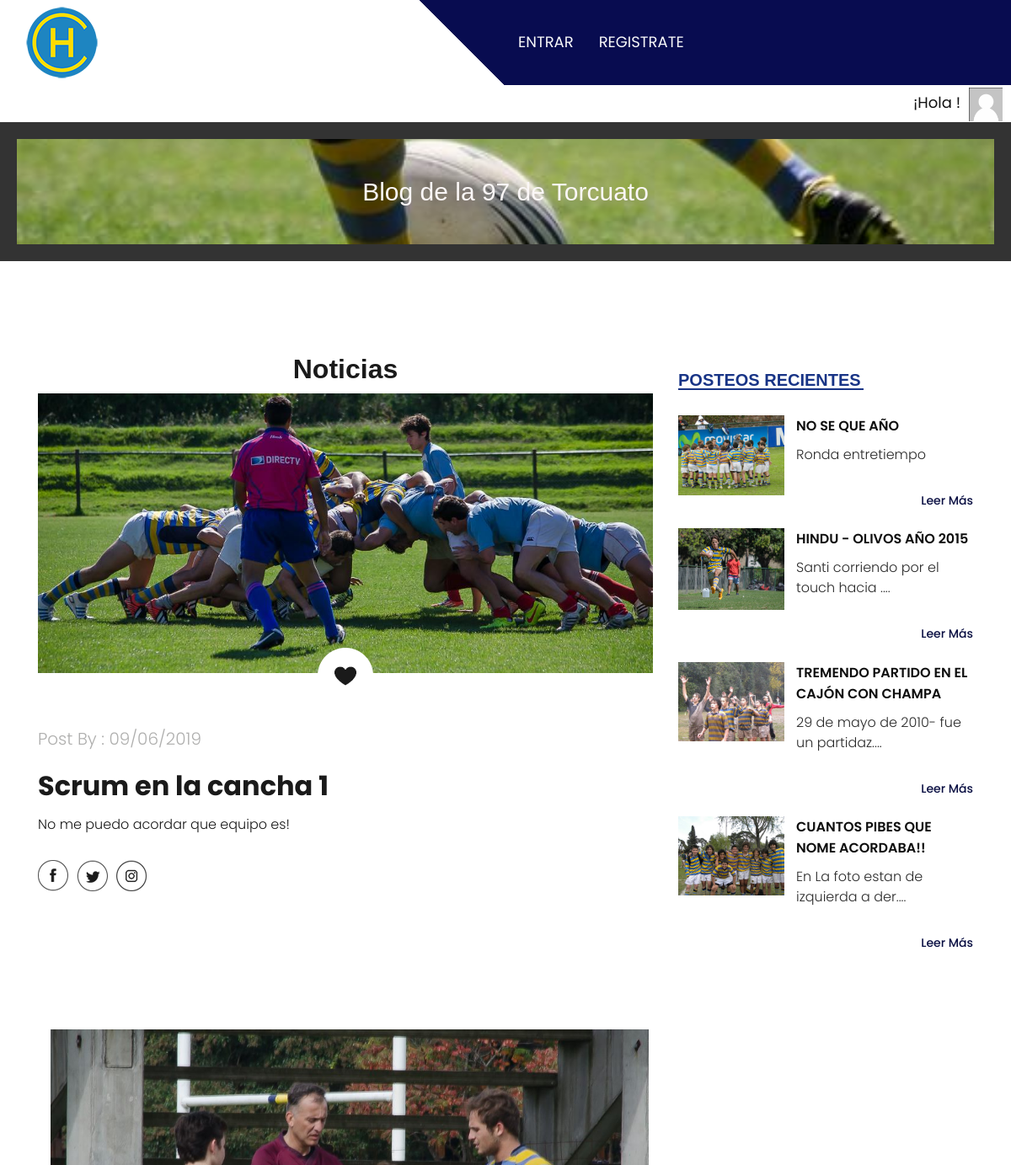
/ (upper part), run on an earlier commit of the app's database.
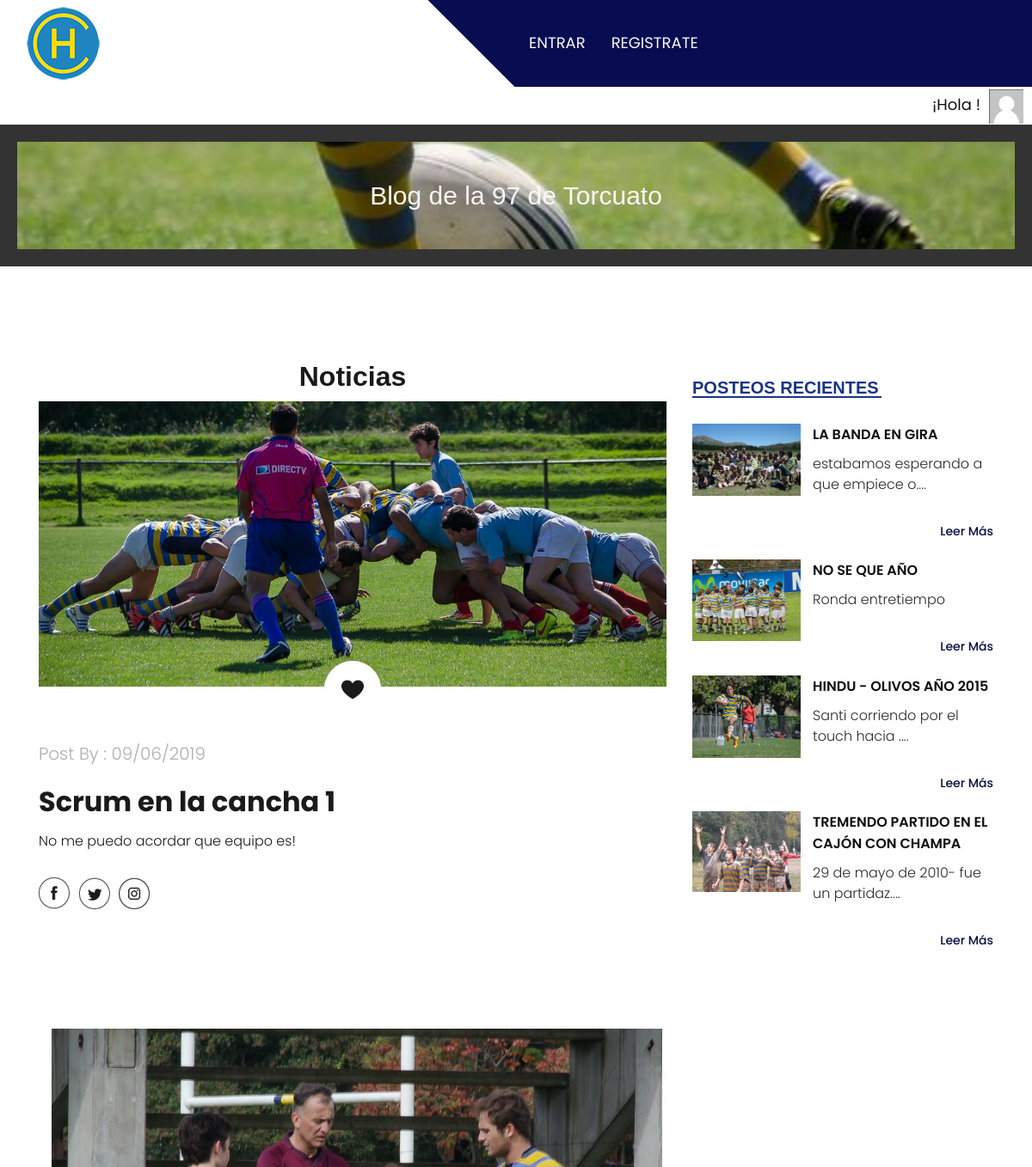
And on a later commit of the database.
### Entradas/models.py (models this page shows, shortened)
class Entrada(models.Model):
    titulo = models.CharField(max_length=160)
    subtitulo = models.CharField(max_length=150)
    contenido = models.TextField()
    fecha = models.DateTimeField(auto_now_add=True)
    autor = models.ForeignKey(User, on_delete=models.CASCADE)
    imagen = models.ImageField(upload_to='img/')  # Debes configurar la carga de archivos estáticos

### Inicio/views.py (the view)
# urls.py: path("",inicio,name="inicio"),
def inicio(request):
    avatar = obtenerAvatar(request)
    entradas_recientes = posteosRecientes()
    return render(request, 'Inicio/inicio.html', {"avatar": avatar, "entradas_recientes": entradas_recientes})

### Inicio/views.py (called while the page is built)
def obtenerAvatar(request):
    avatares=Avatar.objects.filter(user=request.user.id)
    if len(avatares)!=0:
        return avatares[0].imagen.url
    else:
        return "/media/avatars/avatarpordefecto.png"

def posteosRecientes():
    entradas_recientes = Entrada.objects.order_by('-id')[:4]  # Obtener las últimas 4 entradas (o las que desees)
    return entradas_recientes

### templates/Inicio/inicio.html (shortened to what this page needs)
{% extends "padre.html" %}
{% load static %}
 {% block contenido-principal %}
 <div class="about_section layout_padding">
   <div class="container">
      <div class="row">
         <div class="col-lg-8 col-sm-12">
            <h1 class="most_text" style="text-align: center;">Noticias</h1>
                 <div class="about_img"><img src="{% static 'images/10452845_752173014831462_1916323651311923862_o.jpg' %}" type="image/jpg"></div>
                  <div class="like_icon"><img src="{% static 'images/like-icon.png' %}"></div>
                  <p class="post_text">Post By : 09/06/2019</p>
                  <h2 class="most_text">Scrum en la cancha 1 <br></h2>
                  <p class="lorem_text">No me puedo acordar que equipo es!</p>
                  <div class="social_icon_main">
                     <div class="social_icon">
                        <ul>
                           <li><a href="https://www.facebook.com/lanoventaysiete.detorcuato"><img src="{% static 'images/fb-icon.png' %}"></a></li>
                           <li><a href="#"><img src="{% static 'images/twitter-icon.png' %}"></a></li>
                           <li><a href="#"><img src="{% static 'images/instagram-icon.png' %}"></a></li>
                        </ul>
                     </div>
                  </div>
               </div>
            <div class="col-lg-4 col-sm-12">
               <div class="newsletter_main">
                  <h1 class="recent_taital">Posteos Recientes</h1>
                  {% for entrada in entradas_recientes %}
                  <div class="recent_box">
                     <div class="recent_left">
                        <div class="image_6"><img src="{{ entrada.imagen.url }}" alt="{{ entrada.titulo }}" type="image/jpg"></div>
                     </div>
                     <div class="recent_right">
                        <h3 class="consectetur_text">{{ entrada.titulo }}</h3>
                        <p class="dolor_text">{{ entrada.contenido|slice:":35" }}{% if entrada.contenido|length > 35 %}....{% endif %}
                           <div class="read_bt"><a href="{% url 'Entradas:entradadetalle' entrada.id %}" style="font-size: 14px;; margin-top: 5px;">Leer Más</a></div>
                        </p>
                     </div>
                  </div>
                  {% endfor %}
            </div>
         </div>
      </div>
 {% endblock %}
{% block contenido %}
   <div class="tu_clase">
    <img src="{% static 'images/13113011_1175025305875285_3659323548521853765_o.jpg' %}" alt="Descripción de la imagen">
</div>
{% endblock %}

What changed in the data, as far as the page shows it:
no longer on this page (row unchanged): Entrada: imagen (picture), titulo "CUANTOS PIBES QUE NOME ACORDABA!!", contenido "En La foto estan de izquierda a der"
added Entrada: imagen (picture), titulo "LA BANDA EN GIRA", contenido "estabamos esperando a que empiece o"
